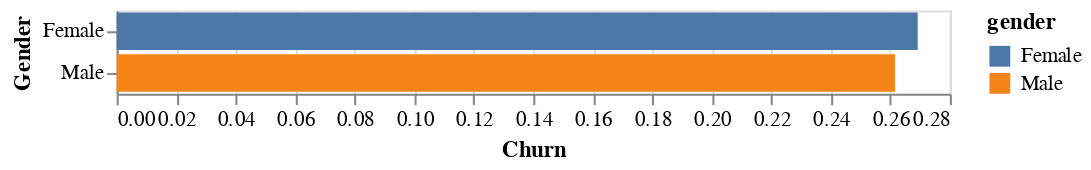

Notebook code cell kept with this figure:
### Code cell
alt.Chart(df_data.groupby('gender').Churn.mean().reset_index()).mark_bar().encode(
    x=alt.X('Churn', axis=alt.Axis(title='Churn')),
    y=alt.Y('gender',
        axis=alt.Axis(title='Gender')
    ),
    color=alt.Color('gender:N')
)

### Figure 1 — Vega-Lite specification as saved in the notebook (floating-point values rounded to 4 significant figures)
{"config": {"view": {"continuousWidth": 400, "continuousHeight": 300}}, "data": {"name": "data-2980449e1087291a3b544c71598f6207"}, "mark": "bar", "encoding": {"color": {"type": "nominal", "field": "gender"}, "x": {"type": "quantitative", "axis": {"title": "Churn"}, "field": "Churn"}, "y": {"type": "nominal", "axis": {"title": "Gender"}, "field": "gender"}}, "$schema": "https://vega.github.io/schema/vega-lite/v4.8.1.json", "datasets": {"data-2980449e1087291a3b544c71598f6207": [{"gender": "Female", "Churn": 0.2692}, {"gender": "Male", "Churn": 0.2616}]}}
